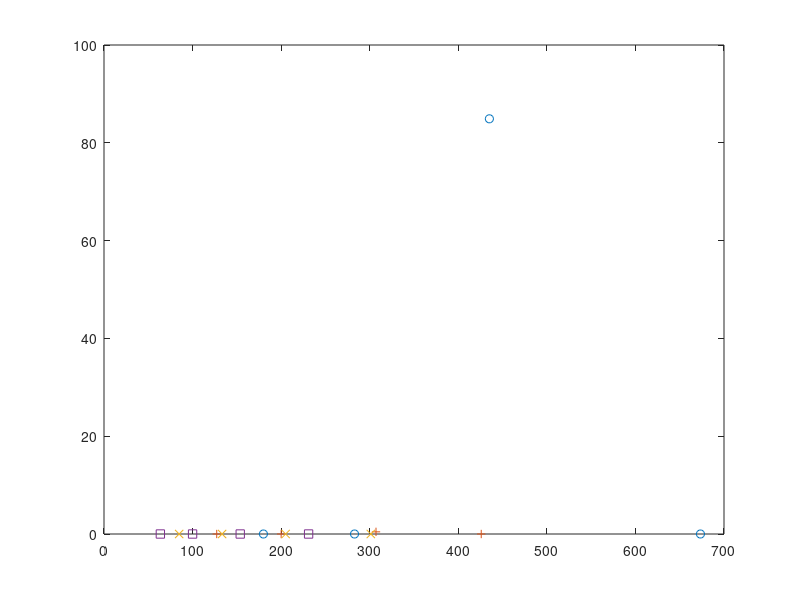

This chart was generated by the following MATLAB code:
%Totall flux in corona, transition and chrmosphere


%first index is period column is mode
efluxcoronaavg=zeros(6,4);
efluxtranavg=zeros(6,4);
efluxchromavg=zeros(6,4);

%20,42,90,117
ef1Mm=zeros(6,4);  %20
ef2Mm=zeros(6,4);  %42
ef4Mm=zeros(6,4);  %90
ef5p5Mm=zeros(6,4); %117

periodvalues=zeros(6,4);
mode=zeros(4);

mode=[0 1 2 3];

%period values for different modes
%periodvalues=zeros(5,4);
periodvalues(:,1)=[300; 180; 673.4; 435.1;179.98;282.84];  %0,0 mode
periodvalues(:,2)=[300;180;425.9;307.1;127.27;200.0];    %0,1 mode
periodvalues(:,3)=[300;180;301.25;205.1;84.84;133.33];   %0,2 mode
periodvalues(:,4)=[300;180;231.0;153.8;63.63;100.0];   %0,3 mode

%(0,0) mode
efluxcoronaavg(:,1)=[ 0;0;0;1.4329e4;0;0];
efluxtranavg(:,1)=[ 0;0;0;9.178e3;0;0];
efluxchromavg(:,1)=[ 0;0;0;-4.3964e6;0;0];

%20,42,90,117
ef1Mm(:,1)=[ 0;0;0;5.3737e4;0;0 ];
ef2Mm(:,1)=[ 0;0;0;1.059e3;0;0 ];
ef4Mm(:,1)=[ 0;0;0;162.2969;0;0 ];
ef5p5Mm(:,1)=[ 0;0;0;84.9070;0;0];

%(0,1) mode
efluxcoronaavg(:,2)=[ 0;0;0;644.0701;0;0];
efluxtranavg(:,2)=[ 0;0;0;3.9027e6;0;0];
efluxchromavg(:,2)=[ 0;0;0;-7.2899e4;0;0];

%300;180;425.9;307.1;127.27;200.0
%20,42,90,117
ef1Mm(:,2)=[ 0;0;0;3.6974e4;0;0 ];
ef2Mm(:,2)=[ 0;0;0;387.1233;0;0];
ef4Mm(:,2)=[ 0;0;0;1.4291;0;0];
ef5p5Mm(:,2)=[ 0;0;0;0.44;0;0];

%(0,2) mode
efluxcoronaavg(:,3)=[ 0;0;0;0;0;0];
efluxtranavg(:,3)=[ 0;0;0;0;0;0];
efluxchromavg(:,3)=[ 0;0;0;0;0;0];

%300;180;301.25;205.1;84.84;133.33
%20,42,90,117
ef1Mm(:,3)=[ 0;0;0;0;0;0 ];
ef2Mm(:,3)=[ 0;0;0;0;0;0];
ef4Mm(:,3)=[ 0;0;0;0;0;0];
ef5p5Mm(:,3)=[ 0;0;0;0;0;0];




%(0,3) mode
efluxcoronaavg(:,4)=[ 0;0;0;0;0;0];
efluxtranavg(:,4)=[ 0;0;0;0;0;0];
efluxchromavg(:,4)=[ 0;0;0;0;0;0];

%300;180;231.0;153.8;63.63;100.0
%20,42,90,117
ef1Mm(:,4)=[ 0;0;0;0;0;0 ];
ef2Mm(:,4)=[ 0;0;0;0;0;0 ];
ef4Mm(:,4)=[ 0;0;0;0;0;0];
ef5p5Mm(:,4)=[ 0;0;0;0;0;0 ];


%plot(periodvalues(:,1),efluxtranavg(:,1),'o',periodvalues(:,2),efluxtranavg(:,2),'+',periodvalues(:,3),efluxtranavg(:,3),'x');
%plot(periodvalues(3:6,1),ef1Mm(3:6,1),'o',periodvalues(3:6,2),ef1Mm(3:6,2),'+',periodvalues(3:6,3),ef1Mm(3:6,3),'x',periodvalues(3:6,4),ef1Mm(3:6,4),'s');
%plot(periodvalues(3:6,1),ef4Mm(3:6,1),'o',periodvalues(3:6,2),ef4Mm(3:6,2),'+',periodvalues(3:6,3),ef4Mm(3:6,3),'x',periodvalues(3:6,4),ef4Mm(3:6,4),'s');
plot(periodvalues(3:6,1),ef5p5Mm(3:6,1),'o',periodvalues(3:6,2),ef5p5Mm(3:6,2),'+',periodvalues(3:6,3),ef5p5Mm(3:6,3),'x',periodvalues(3:6,4),ef5p5Mm(3:6,4),'s');


